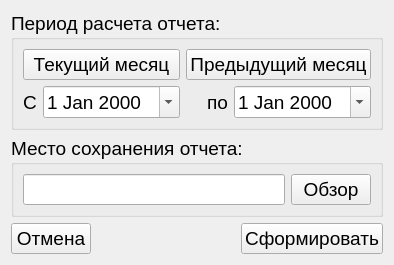
<?xml version="1.0" encoding="UTF-8"?>
<ui version="4.0">
 <class>SalaryReportForm</class>
 <widget class="QWidget" name="SalaryReportForm">
  <property name="geometry">
   <rect>
    <x>0</x>
    <y>0</y>
    <width>272</width>
    <height>178</height>
   </rect>
  </property>
  <property name="font">
   <font>
    <pointsize>14</pointsize>
   </font>
  </property>
  <property name="windowTitle">
   <string>Создание отчета по зарплатам врачей</string>
  </property>
  <layout class="QGridLayout" name="gridLayout_3">
   <item row="0" column="0" colspan="3">
    <widget class="QGroupBox" name="groupBox">
     <property name="title">
      <string>Период расчета отчета:</string>
     </property>
     <layout class="QGridLayout" name="gridLayout">
      <item row="0" column="0" colspan="2">
       <widget class="QPushButton" name="cur_month_b">
        <property name="text">
         <string>Текущий месяц</string>
        </property>
       </widget>
      </item>
      <item row="0" column="2" colspan="3">
       <widget class="QPushButton" name="pre_month_b">
        <property name="text">
         <string>Предыдущий месяц</string>
        </property>
       </widget>
      </item>
      <item row="2" column="1">
       <widget class="QDateEdit" name="start_dt_e">
        <property name="calendarPopup">
         <bool>true</bool>
        </property>
       </widget>
      </item>
      <item row="2" column="2">
       <spacer name="horizontalSpacer">
        <property name="orientation">
         <enum>Qt::Horizontal</enum>
        </property>
        <property name="sizeHint" stdset="0">
         <size>
          <width>10</width>
          <height>20</height>
         </size>
        </property>
       </spacer>
      </item>
      <item row="2" column="3">
       <widget class="QLabel" name="label_2">
        <property name="text">
         <string>по</string>
        </property>
       </widget>
      </item>
      <item row="2" column="4">
       <widget class="QDateEdit" name="end_dt_e">
        <property name="calendarPopup">
         <bool>true</bool>
        </property>
       </widget>
      </item>
      <item row="2" column="0">
       <widget class="QLabel" name="label">
        <property name="text">
         <string>С</string>
        </property>
       </widget>
      </item>
     </layout>
    </widget>
   </item>
   <item row="1" column="0" colspan="3">
    <widget class="QGroupBox" name="groupBox_2">
     <property name="title">
      <string>Место сохранения отчета:</string>
     </property>
     <layout class="QGridLayout" name="gridLayout_2">
      <item row="0" column="0">
       <widget class="QLineEdit" name="directory_e"/>
      </item>
      <item row="0" column="1">
       <widget class="QPushButton" name="find_dir_b">
        <property name="text">
         <string>Обзор</string>
        </property>
       </widget>
      </item>
     </layout>
    </widget>
   </item>
   <item row="2" column="0">
    <widget class="QPushButton" name="cancel_b">
     <property name="text">
      <string>Отмена</string>
     </property>
    </widget>
   </item>
   <item row="2" column="1">
    <spacer name="horizontalSpacer_2">
     <property name="orientation">
      <enum>Qt::Horizontal</enum>
     </property>
     <property name="sizeHint" stdset="0">
      <size>
       <width>92</width>
       <height>20</height>
      </size>
     </property>
    </spacer>
   </item>
   <item row="2" column="2">
    <widget class="QPushButton" name="create_b">
     <property name="text">
      <string>Сформировать</string>
     </property>
    </widget>
   </item>
  </layout>
 </widget>
 <resources/>
 <connections/>
</ui>
